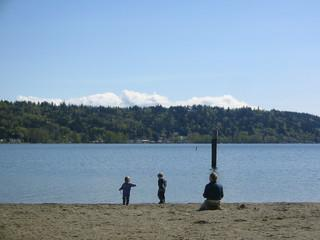
#> input picture data/images/0000051.jpg, 320 x 240 px; its folder holds only this picture in this run
$ python load_data_example.py
#> lines starting #> are read from the running program, lines starting #| are printed output that depends on the picture
#> (reads data/labels_class_dict.csv from the repository)
import os
import cv2
import numpy as np
import pandas as pd
import matplotlib.pyplot as plt

# helper function for data visualization


def visualize(**images):
    """
    Plot images in one row
    """
    n_images = len(images)
    # print(images)
    plt.figure(figsize=(20, 8))
    for idx, (name, image) in enumerate(images.items()):
        plt.subplot(1, n_images, idx + 1)
        plt.xticks([])
        plt.yticks([])
        # get title from the parameter names
        # print(name)
        plt.title(name.replace('_', ' ').title(), fontsize=20)
        plt.imshow(image)

    plt.savefig('visualization.png')

# Perform one hot encoding on label


def one_hot_encode(label, label_values):
    """
    Convert a segmentation image label array to one-hot format
    by replacing each pixel value with a vector of length num_classes
    # Arguments
        label: The 2D array segmentation image label
        label_values

    # Returns
        A 2D array with the same width and height as the input, but
        with a depth size of num_classes
    """
    semantic_map = []
    for colour in label_values:
        equality = np.equal(label, colour) # np.equal实现把label image每个像素的RGB值与某个class的RGB值进行比对，变成RGB bool值
        class_map = np.all(equality, axis=-1) # np.all 把RGB bool值，变成一个bool值，即实现某个class 的label mask。使用for循环，生成所有class的label mask
        semantic_map.append(class_map)
#> this loop made 9 passes
#> pass 1, in one_hot_encode, `equality = np.equal(label, colour)`:
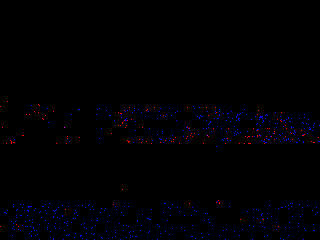
#> equality: shape (240, 320, 3) bool; mean R, G, B 0.00182, 0, 0.00691
#> after the loop:
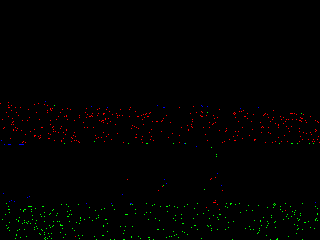
#> equality: shape (240, 320, 3) bool; mean R, G, B 0.0047, 0.00438, 0.000508
#> after the loop, semantic_map = 9 items
#| (240, 320, 9)
    semantic_map = np.stack(semantic_map, axis=-1) # np.stack实现所有class的label mask的堆叠。最终depth size 为num_classes的数量

    return semantic_map

# Perform reverse one-hot-encoding on labels / preds


def reverse_one_hot(image):
    """
    Transform a 2D array in one-hot format (depth is num_classes),
    to a 2D array with only 1 channel, where each pixel value is
    the classified class key.
    # Arguments
        image: The one-hot format image

    # Returns
        A 2D array with the same width and height as the input, but
        with a depth size of 1, where each pixel value is the classified
        class key.
    """
    x = np.argmax(image, axis=-1) # axis表示最后一个维度，即channel
#> x: shape (240, 320) int64; every value is 0
    return x


if __name__ == '__main__':

    DATA_DIR = 'data'
    class_dict = pd.read_csv(os.path.join(DATA_DIR, 'labels_class_dict.csv'))
    # Get class names
    class_names = class_dict['class_names'].tolist()
    # Get class RGB values
    class_rgb_values = class_dict[['r', 'g', 'b']].values.tolist()

    print('All dataset classes and their corresponding RGB values in labels:')
    print('Class Names: ', class_names)
    print('Class RGB values: ', class_rgb_values)

    image_names = os.listdir(os.path.join(DATA_DIR, 'images'))
    image_paths = [os.path.join(DATA_DIR, 'images', image_name) for image_name in image_names]
    mask_paths = [os.path.join(DATA_DIR, 'masks', image_name.replace('jpg', 'png')) for image_name in image_names]

    # example code to read one image and its corresponding mask
    example_index = 0

    # trans BGR to RGB
    image = cv2.cvtColor(cv2.imread(image_paths[0]), cv2.COLOR_BGR2RGB)
    mask = cv2.cvtColor(cv2.imread(mask_paths[0]), cv2.COLOR_BGR2RGB)

    #visualize(original_image=image, mask=mask)
    # visualize(nam)
    # visualize(image_names, image_paths)
    mask = one_hot_encode(mask, class_rgb_values).astype('float')
    print(mask.shape)
    mask = reverse_one_hot(mask)

    print('Image shape: ', image.shape)
#| Image shape:  (240, 320, 3)
    print('Mask shape: ', mask)
#> (printed output is left out)

    # [5 lines of commented-out code are left out]
